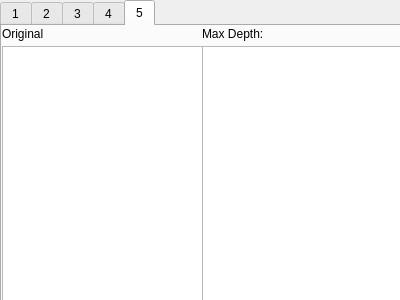
<?xml version="1.0" encoding="UTF-8"?>
<ui version="4.0">
 <class>Application</class>
 <widget class="QMainWindow" name="Application">
  <property name="geometry">
   <rect>
    <x>0</x>
    <y>0</y>
    <width>400</width>
    <height>300</height>
   </rect>
  </property>
  <property name="windowTitle">
   <string>Application</string>
  </property>
  <widget class="QWidget" name="centralwidget">
   <property name="sizePolicy">
    <sizepolicy hsizetype="Expanding" vsizetype="Expanding">
     <horstretch>0</horstretch>
     <verstretch>0</verstretch>
    </sizepolicy>
   </property>
   <widget class="QTabWidget" name="tabWidget">
    <property name="geometry">
     <rect>
      <x>0</x>
      <y>0</y>
      <width>411</width>
      <height>311</height>
     </rect>
    </property>
    <property name="currentIndex">
     <number>4</number>
    </property>
    <widget class="QWidget" name="tab">
     <attribute name="title">
      <string>1</string>
     </attribute>
     <widget class="QWidget" name="verticalLayoutWidget">
      <property name="geometry">
       <rect>
        <x>3</x>
        <y>-1</y>
        <width>391</width>
        <height>271</height>
       </rect>
      </property>
      <layout class="QVBoxLayout" name="verticalLayout" stretch="0,1">
       <property name="sizeConstraint">
        <enum>QLayout::SetDefaultConstraint</enum>
       </property>
       <property name="bottomMargin">
        <number>0</number>
       </property>
       <item>
        <layout class="QHBoxLayout" name="horizontalLayout" stretch="0,1,2">
         <property name="spacing">
          <number>17</number>
         </property>
         <property name="sizeConstraint">
          <enum>QLayout::SetDefaultConstraint</enum>
         </property>
         <item>
          <widget class="QLabel" name="label">
           <property name="text">
            <string>Amount:</string>
           </property>
          </widget>
         </item>
         <item>
          <widget class="QSpinBox" name="primesAmount">
           <property name="minimum">
            <number>1</number>
           </property>
          </widget>
         </item>
         <item>
          <widget class="QPushButton" name="pushButton">
           <property name="text">
            <string>Calculate Primes</string>
           </property>
          </widget>
         </item>
        </layout>
       </item>
       <item>
        <widget class="QLabel" name="primesOutput">
         <property name="layoutDirection">
          <enum>Qt::LeftToRight</enum>
         </property>
         <property name="text">
          <string/>
         </property>
         <property name="alignment">
          <set>Qt::AlignLeading|Qt::AlignLeft|Qt::AlignTop</set>
         </property>
         <property name="wordWrap">
          <bool>true</bool>
         </property>
        </widget>
       </item>
      </layout>
     </widget>
    </widget>
    <widget class="QWidget" name="tab_2">
     <attribute name="title">
      <string>2</string>
     </attribute>
     <widget class="QWidget" name="verticalLayoutWidget_2">
      <property name="geometry">
       <rect>
        <x>0</x>
        <y>0</y>
        <width>391</width>
        <height>271</height>
       </rect>
      </property>
      <layout class="QVBoxLayout" name="verticalLayout_2">
       <property name="bottomMargin">
        <number>0</number>
       </property>
       <item>
        <widget class="QLabel" name="label_2">
         <property name="text">
          <string>Input:</string>
         </property>
        </widget>
       </item>
       <item>
        <widget class="QTextEdit" name="textToCount"/>
       </item>
       <item>
        <widget class="QPushButton" name="pushButton_2">
         <property name="text">
          <string>Count words</string>
         </property>
        </widget>
       </item>
       <item>
        <widget class="QLabel" name="label_3">
         <property name="text">
          <string>Output:</string>
         </property>
        </widget>
       </item>
       <item>
        <widget class="QListWidget" name="wordsCountOutput"/>
       </item>
      </layout>
     </widget>
    </widget>
    <widget class="QWidget" name="tab_3">
     <attribute name="title">
      <string>3</string>
     </attribute>
     <widget class="QWidget" name="gridLayoutWidget">
      <property name="geometry">
       <rect>
        <x>0</x>
        <y>9</y>
        <width>391</width>
        <height>261</height>
       </rect>
      </property>
      <layout class="QGridLayout" name="gridLayout">
       <item row="1" column="0" colspan="2">
        <widget class="QLabel" name="listOutput">
         <property name="text">
          <string/>
         </property>
         <property name="alignment">
          <set>Qt::AlignLeading|Qt::AlignLeft|Qt::AlignTop</set>
         </property>
         <property name="wordWrap">
          <bool>true</bool>
         </property>
        </widget>
       </item>
       <item row="0" column="0" colspan="2">
        <widget class="QPushButton" name="deleteListButton">
         <property name="text">
          <string>Delete Every 5</string>
         </property>
        </widget>
       </item>
      </layout>
     </widget>
    </widget>
    <widget class="QWidget" name="tab_4">
     <attribute name="title">
      <string>4</string>
     </attribute>
     <widget class="QWidget" name="horizontalLayoutWidget_5">
      <property name="geometry">
       <rect>
        <x>10</x>
        <y>10</y>
        <width>381</width>
        <height>141</height>
       </rect>
      </property>
      <layout class="QHBoxLayout" name="horizontalLayout_6">
       <item>
        <layout class="QVBoxLayout" name="verticalLayout_3">
         <item>
          <layout class="QHBoxLayout" name="horizontalLayout_2" stretch="0,1,2">
           <item>
            <widget class="QLabel" name="label_4">
             <property name="text">
              <string>Number:</string>
             </property>
            </widget>
           </item>
           <item>
            <widget class="QSpinBox" name="numberToBits">
             <property name="minimum">
              <number>1</number>
             </property>
             <property name="maximum">
              <number>999999999</number>
             </property>
            </widget>
           </item>
           <item>
            <widget class="QPushButton" name="pushButton_3">
             <property name="text">
              <string>Bitwise Calculations</string>
             </property>
            </widget>
           </item>
          </layout>
         </item>
         <item>
          <layout class="QHBoxLayout" name="horizontalLayout_3" stretch="0,1">
           <item>
            <widget class="QLabel" name="label_5">
             <property name="text">
              <string>Binary:</string>
             </property>
            </widget>
           </item>
           <item>
            <widget class="QLabel" name="binaryOutput">
             <property name="text">
              <string/>
             </property>
            </widget>
           </item>
          </layout>
         </item>
         <item>
          <layout class="QHBoxLayout" name="horizontalLayout_4" stretch="0,1">
           <item>
            <widget class="QLabel" name="label_6">
             <property name="text">
              <string>Min Binary:</string>
             </property>
            </widget>
           </item>
           <item>
            <widget class="QLabel" name="minBinaryOutput">
             <property name="text">
              <string/>
             </property>
            </widget>
           </item>
          </layout>
         </item>
         <item>
          <layout class="QHBoxLayout" name="horizontalLayout_5" stretch="0,1">
           <item>
            <widget class="QLabel" name="label_7">
             <property name="text">
              <string>Max Binary:</string>
             </property>
            </widget>
           </item>
           <item>
            <widget class="QLabel" name="maxBinaryOutput">
             <property name="text">
              <string/>
             </property>
            </widget>
           </item>
          </layout>
         </item>
        </layout>
       </item>
      </layout>
     </widget>
    </widget>
    <widget class="QWidget" name="tab_5">
     <property name="sizePolicy">
      <sizepolicy hsizetype="Expanding" vsizetype="Expanding">
       <horstretch>0</horstretch>
       <verstretch>0</verstretch>
      </sizepolicy>
     </property>
     <attribute name="title">
      <string>5</string>
     </attribute>
     <widget class="QTreeWidget" name="originalTreeOutput">
      <property name="geometry">
       <rect>
        <x>0</x>
        <y>20</y>
        <width>201</width>
        <height>261</height>
       </rect>
      </property>
      <property name="sizePolicy">
       <sizepolicy hsizetype="Expanding" vsizetype="Expanding">
        <horstretch>0</horstretch>
        <verstretch>0</verstretch>
       </sizepolicy>
      </property>
      <property name="frameShape">
       <enum>QFrame::StyledPanel</enum>
      </property>
      <property name="frameShadow">
       <enum>QFrame::Sunken</enum>
      </property>
      <property name="midLineWidth">
       <number>1</number>
      </property>
      <property name="sizeAdjustPolicy">
       <enum>QAbstractScrollArea::AdjustIgnored</enum>
      </property>
      <property name="rootIsDecorated">
       <bool>true</bool>
      </property>
      <property name="animated">
       <bool>true</bool>
      </property>
      <property name="wordWrap">
       <bool>false</bool>
      </property>
      <property name="headerHidden">
       <bool>true</bool>
      </property>
      <column>
       <property name="text">
        <string>Tree</string>
       </property>
      </column>
     </widget>
     <widget class="QLabel" name="label_8">
      <property name="geometry">
       <rect>
        <x>200</x>
        <y>0</y>
        <width>71</width>
        <height>16</height>
       </rect>
      </property>
      <property name="text">
       <string>Max Depth:</string>
      </property>
     </widget>
     <widget class="QLabel" name="depthOutput">
      <property name="geometry">
       <rect>
        <x>270</x>
        <y>0</y>
        <width>49</width>
        <height>16</height>
       </rect>
      </property>
      <property name="text">
       <string/>
      </property>
     </widget>
     <widget class="QLabel" name="label_9">
      <property name="geometry">
       <rect>
        <x>0</x>
        <y>0</y>
        <width>71</width>
        <height>16</height>
       </rect>
      </property>
      <property name="text">
       <string>Original</string>
      </property>
     </widget>
     <widget class="QTreeWidget" name="treeOutput">
      <property name="geometry">
       <rect>
        <x>200</x>
        <y>20</y>
        <width>201</width>
        <height>261</height>
       </rect>
      </property>
      <property name="frameShape">
       <enum>QFrame::StyledPanel</enum>
      </property>
      <property name="frameShadow">
       <enum>QFrame::Sunken</enum>
      </property>
      <property name="midLineWidth">
       <number>1</number>
      </property>
      <property name="rootIsDecorated">
       <bool>true</bool>
      </property>
      <property name="animated">
       <bool>true</bool>
      </property>
      <property name="headerHidden">
       <bool>true</bool>
      </property>
      <column>
       <property name="text">
        <string>Tree</string>
       </property>
      </column>
     </widget>
    </widget>
   </widget>
  </widget>
 </widget>
 <resources/>
 <connections>
  <connection>
   <sender>pushButton</sender>
   <signal>released()</signal>
   <receiver>Application</receiver>
   <slot>CalculatePrimesButtonReleased()</slot>
   <hints>
    <hint type="sourcelabel">
     <x>251</x>
     <y>39</y>
    </hint>
    <hint type="destinationlabel">
     <x>448</x>
     <y>100</y>
    </hint>
   </hints>
  </connection>
  <connection>
   <sender>pushButton_2</sender>
   <signal>released()</signal>
   <receiver>Application</receiver>
   <slot>CountWordsButtonReleased()</slot>
   <hints>
    <hint type="sourcelabel">
     <x>200</x>
     <y>161</y>
    </hint>
    <hint type="destinationlabel">
     <x>454</x>
     <y>164</y>
    </hint>
   </hints>
  </connection>
  <connection>
   <sender>pushButton_3</sender>
   <signal>released()</signal>
   <receiver>Application</receiver>
   <slot>BitwiseCalculationsButtonReleased()</slot>
   <hints>
    <hint type="sourcelabel">
     <x>266</x>
     <y>54</y>
    </hint>
    <hint type="destinationlabel">
     <x>465</x>
     <y>66</y>
    </hint>
   </hints>
  </connection>
  <connection>
   <sender>deleteListButton</sender>
   <signal>released()</signal>
   <receiver>Application</receiver>
   <slot>RemoveEveryFiveButtonReleased()</slot>
   <hints>
    <hint type="sourcelabel">
     <x>324</x>
     <y>45</y>
    </hint>
    <hint type="destinationlabel">
     <x>406</x>
     <y>40</y>
    </hint>
   </hints>
  </connection>
 </connections>
 <slots>
  <slot>CalculatePrimesButtonReleased()</slot>
  <slot>CountWordsButtonReleased()</slot>
  <slot>BitwiseCalculationsButtonReleased()</slot>
  <slot>GenerateListButtonReleased()</slot>
  <slot>RemoveEveryFiveButtonReleased()</slot>
 </slots>
</ui>
